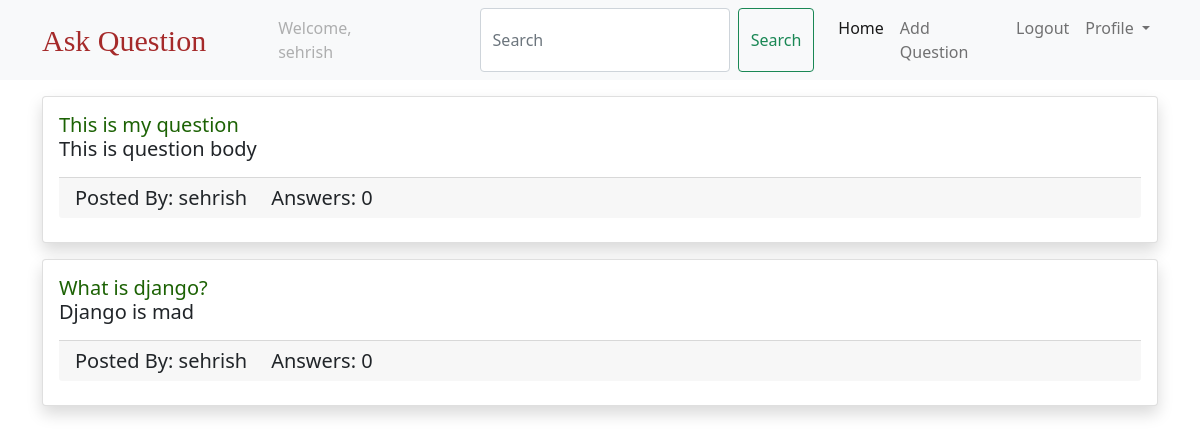
Before: /question/ (signed in) with the older database file.
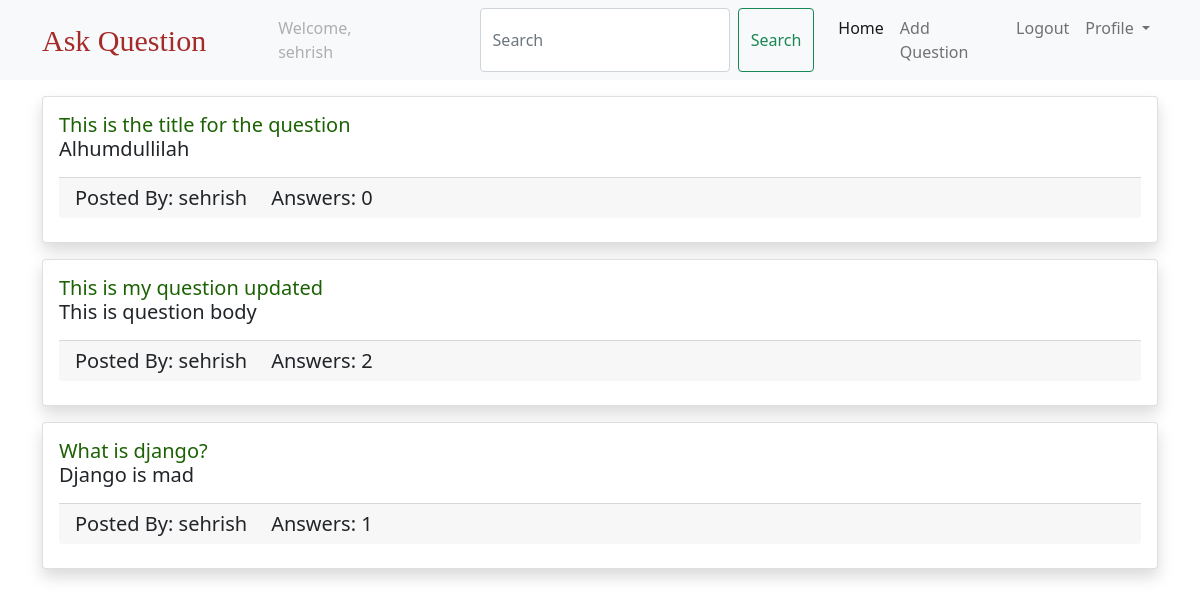
After: the same page with the newer database file.
### questions/models.py (models this page shows, shortened)
class Question(models.Model):
    created_at = models.DateTimeField(auto_now_add=True)
    title = models.CharField(max_length=250)
    body = models.TextField()
    slug = models.SlugField(max_length=250, unique=True)
    author = models.ForeignKey(
        settings.AUTH_USER_MODEL, on_delete=models.CASCADE, related_name="questions"
    )

### users/models.py (models this page shows)
class CustomUser(AbstractUser):
    pass

### questions/views.py (the view)
# urls.py: path("question/", question_list, name="qlist"),
@login_required
def question_list(request):
    if "q" in request.GET:
        q = request.GET["q"]
        print(q)
        question_list = Question.objects.filter(title__icontains=q).order_by(
            "-created_at"
        )
    else:
        question_list = Question.objects.all().order_by("-created_at")
    return render(request, "QList.html", {"question_list": question_list})

### templates/QList.html (shortened to what this page needs)
{% extends 'base.html'%}
 {% block body %}
<div class="container">
  {% for question in question_list %}
  <div class="card mt-3 shadow">
    <div class="card-body">
      <h5 class="card-title">
        <a href="{% url 'qdetails' question.slug %}" class="link-style">
          {{question.title}}
        </a>
        <p class="card-text">{{question.body}}</p>
        <div class="card-footer">
          <div class="row">
            <div class="col col-md-auto">
              Posted By: {{question.author.username}}
            </div>
            <div class="col col-md-auto">
              Answers: {{question.answers.count}}
            </div>
          </div>
        </div>
      </h5>
    </div>
  </div>
  {% endfor %}
</div>
{% endblock %}

Changed rows visible on the page:
added Question: title "This is the title for the question", body "Alhumdullilah", author.username "sehrish", answers.count "0"
changed Question "This is question body": title "This is my question" → "This is my question updated"; answers.count "0" → "2"
computed for Question "What is django?": answers.count "0" → "1"
